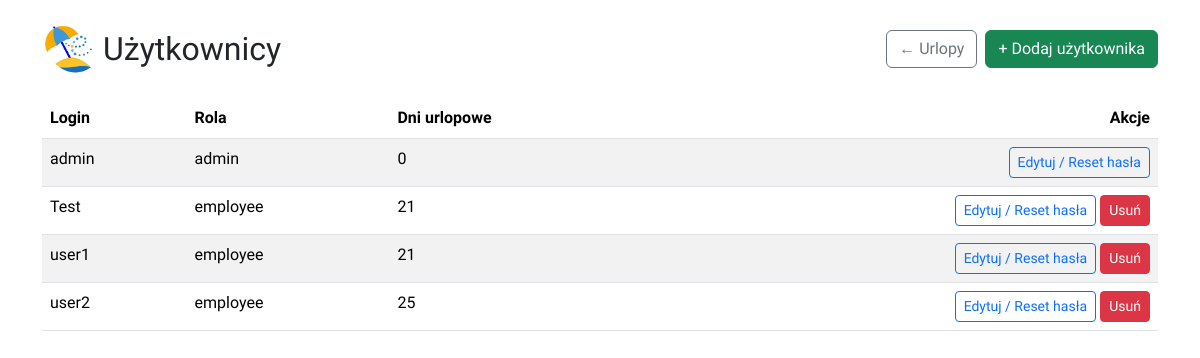
The page /users (signed in) on the database as committed earlier.
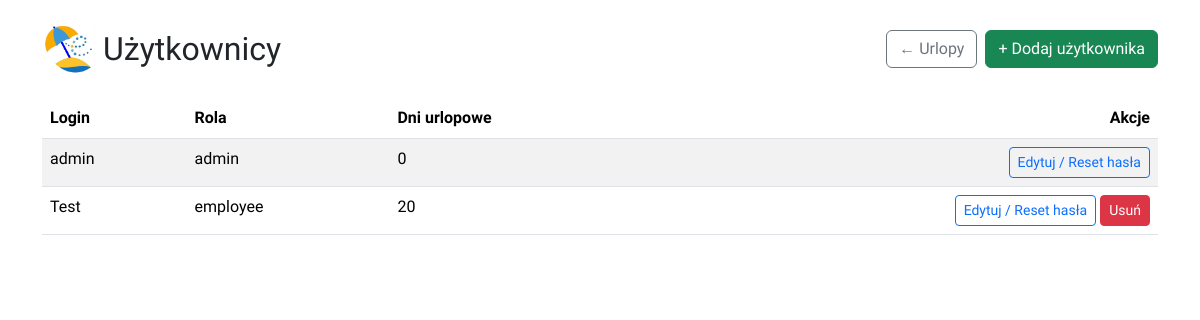
The same page on the database as committed later.
### tables this page shows
CREATE TABLE users (
                id INTEGER PRIMARY KEY AUTOINCREMENT,
                username TEXT NOT NULL,
                password TEXT NOT NULL
            , role TEXT NOT NULL DEFAULT 'employee', total_days INTEGER DEFAULT 26, last_updated_year INTEGER DEFAULT 0, annual_limit INTEGER DEFAULT 26);

### app.py (the view)
@app.route('/users')
def users_list():
    if "user_id" not in session or session.get("role") != "admin":
        flash("Dostęp tylko dla administratora", "danger")
        return redirect(url_for("login"))
    conn = get_db_connection()
    rows = conn.execute('SELECT id, username, role, total_days FROM users ORDER BY username COLLATE NOCASE').fetchall()
    conn.close()
    return render_template('users.html', users=rows)

### app.py (called while the page is built)
def get_db_connection():
    conn = sqlite3.connect(DATABASE)
    conn.row_factory = sqlite3.Row
    return conn

### templates/users.html (shortened to what this page needs)
<!DOCTYPE html>
<html lang="pl">
<head>
  <link href="https://cdn.jsdelivr.net/npm/bootstrap@5.3.3/dist/css/bootstrap.min.css" rel="stylesheet">
</head>
<body class="container py-4">
  <div class="d-flex justify-content-between align-items-center mb-3 flex-wrap">
    <div class="d-flex align-items-center mb-2">
      <img src="{{ url_for('static', filename='images/logo2.jpg') }}" alt="Logo" height="50" class="me-2">
      <h2 class="mb-0" style="font-family: 'Mulish', sans-serif;">Użytkownicy</h2>
    </div>
    <div class="d-flex gap-2 mb-2">
      <a class="btn btn-outline-secondary" href="{{ url_for('vacations') }}" style="font-family: 'Mulish', sans-serif;">← Urlopy</a>
      <a class="btn btn-success" href="{{ url_for('users_new') }}" style="font-family: 'Mulish', sans-serif;">+ Dodaj użytkownika</a>
    </div>
  </div>
  {% if users %}
  <table class="table table-striped table-hover">
    <thead>
      <tr>
        <th style="font-family: 'Mulish', sans-serif;">Login</th>
        <th style="font-family: 'Mulish', sans-serif;">Rola</th>
        <th style="font-family: 'Mulish', sans-serif;">Dni urlopowe</th>
        <th class="text-end" style="font-family: 'Mulish', sans-serif;">Akcje</th>
      </tr>
    </thead>
    <tbody>
      {% for u in users %}
      <tr>
        <td style="font-family: 'Mulish', sans-serif;">{{ u['username'] }}</td>
        <td style="font-family: 'Mulish', sans-serif;">{{ u['role'] }}</td>
        <td style="font-family: 'Mulish', sans-serif;">{{ u['total_days'] }}</td>
        <td class="text-end">
            <a class="btn btn-sm btn-outline-primary" href="{{ url_for('users_edit', user_id=u['id']) }}" style="font-family: 'Mulish', sans-serif;">Edytuj / Reset hasła</a>
            {% set is_admin = (u['role'] == 'admin') %}
            {% set admins_count = users | selectattr('role', 'equalto', 'admin') | list | length %}
            {% if not (is_admin and admins_count <= 1) %}
                <form action="{{ url_for('delete_user', user_id=u['id']) }}" method="post" style="display:inline;">
                    <button type="submit" class="btn btn-sm btn-danger" style="font-family: 'Mulish', sans-serif;">Usuń</button>
                </form>
            {% endif %}
        </td>
      </tr>
      {% endfor %}
    </tbody>
  </table>
  {% else %}
    <div class="alert alert-info" style="font-family: 'Mulish', sans-serif;">Brak użytkowników.</div>
  {% endif %}
</body>
</html>

Rows that differ between the two databases and show on the page:
removed users: username "user1", role "employee", total_days "21"
removed users: username "user2", role "employee", total_days "25"
changed users "Test": total_days "21" → "20"
